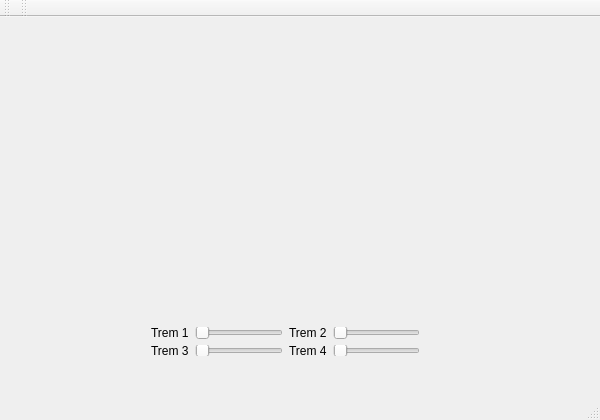
<?xml version="1.0" encoding="UTF-8"?>
<ui version="4.0">
 <class>MainWindow</class>
 <widget class="QMainWindow" name="MainWindow">
  <property name="geometry">
   <rect>
    <x>0</x>
    <y>0</y>
    <width>600</width>
    <height>420</height>
   </rect>
  </property>
  <property name="sizePolicy">
   <sizepolicy hsizetype="Preferred" vsizetype="Preferred">
    <horstretch>0</horstretch>
    <verstretch>0</verstretch>
   </sizepolicy>
  </property>
  <property name="windowTitle">
   <string>MainWindow</string>
  </property>
  <widget class="QWidget" name="centralWidget">
   <property name="sizePolicy">
    <sizepolicy hsizetype="Preferred" vsizetype="Preferred">
     <horstretch>0</horstretch>
     <verstretch>0</verstretch>
    </sizepolicy>
   </property>
   <widget class="QWidget" name="horizontalLayoutWidget">
    <property name="geometry">
     <rect>
      <x>140</x>
      <y>299</y>
      <width>291</width>
      <height>51</height>
     </rect>
    </property>
    <layout class="QHBoxLayout" name="horizontalLayout">
     <item>
      <layout class="QGridLayout" name="gridLayout">
       <item row="1" column="0">
        <widget class="QLabel" name="label_3">
         <property name="text">
          <string>Trem 3</string>
         </property>
        </widget>
       </item>
       <item row="0" column="1">
        <widget class="QSlider" name="sliderVel1">
         <property name="styleSheet">
          <string notr="true"/>
         </property>
         <property name="minimum">
          <number>20</number>
         </property>
         <property name="maximum">
          <number>100</number>
         </property>
         <property name="orientation">
          <enum>Qt::Horizontal</enum>
         </property>
        </widget>
       </item>
       <item row="1" column="1">
        <widget class="QSlider" name="sliderVel3">
         <property name="minimum">
          <number>20</number>
         </property>
         <property name="maximum">
          <number>100</number>
         </property>
         <property name="orientation">
          <enum>Qt::Horizontal</enum>
         </property>
        </widget>
       </item>
       <item row="0" column="0">
        <widget class="QLabel" name="label">
         <property name="styleSheet">
          <string notr="true"/>
         </property>
         <property name="text">
          <string>Trem 1</string>
         </property>
        </widget>
       </item>
      </layout>
     </item>
     <item>
      <layout class="QGridLayout" name="gridLayout_2">
       <item row="1" column="0">
        <widget class="QLabel" name="label_4">
         <property name="text">
          <string>Trem 4</string>
         </property>
        </widget>
       </item>
       <item row="1" column="1">
        <widget class="QSlider" name="sliderVel4">
         <property name="minimum">
          <number>20</number>
         </property>
         <property name="maximum">
          <number>100</number>
         </property>
         <property name="orientation">
          <enum>Qt::Horizontal</enum>
         </property>
        </widget>
       </item>
       <item row="0" column="0">
        <widget class="QLabel" name="label_2">
         <property name="text">
          <string>Trem 2</string>
         </property>
        </widget>
       </item>
       <item row="0" column="1">
        <widget class="QSlider" name="sliderVel2">
         <property name="minimum">
          <number>20</number>
         </property>
         <property name="maximum">
          <number>100</number>
         </property>
         <property name="orientation">
          <enum>Qt::Horizontal</enum>
         </property>
        </widget>
       </item>
      </layout>
     </item>
    </layout>
   </widget>
  </widget>
  <widget class="QMenuBar" name="menuBar">
   <property name="geometry">
    <rect>
     <x>0</x>
     <y>0</y>
     <width>600</width>
     <height>22</height>
    </rect>
   </property>
  </widget>
  <widget class="QToolBar" name="mainToolBar">
   <attribute name="toolBarArea">
    <enum>TopToolBarArea</enum>
   </attribute>
   <attribute name="toolBarBreak">
    <bool>false</bool>
   </attribute>
  </widget>
  <widget class="QStatusBar" name="statusBar"/>
  <widget class="QToolBar" name="toolBar">
   <property name="windowTitle">
    <string>toolBar</string>
   </property>
   <attribute name="toolBarArea">
    <enum>TopToolBarArea</enum>
   </attribute>
   <attribute name="toolBarBreak">
    <bool>false</bool>
   </attribute>
  </widget>
 </widget>
 <layoutdefault spacing="6" margin="11"/>
 <resources/>
 <connections/>
</ui>
